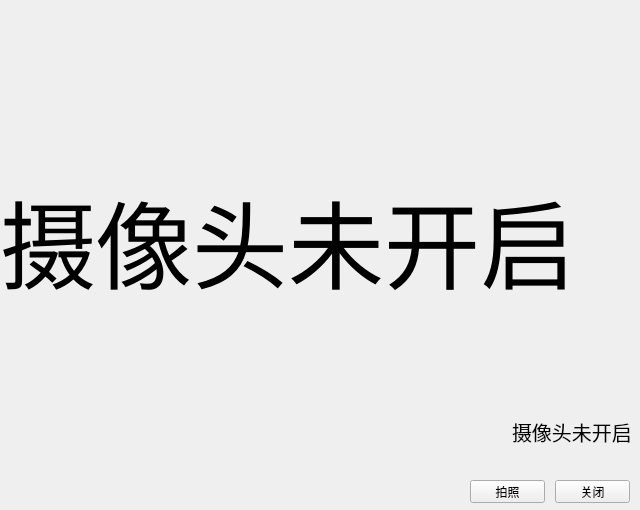
<?xml version="1.0" encoding="UTF-8"?>
<ui version="4.0">
 <class>Video</class>
 <widget class="QWidget" name="Video">
  <property name="geometry">
   <rect>
    <x>0</x>
    <y>0</y>
    <width>640</width>
    <height>510</height>
   </rect>
  </property>
  <property name="windowTitle">
   <string>Video</string>
  </property>
  <widget class="QLabel" name="PeerVideoLabel">
   <property name="geometry">
    <rect>
     <x>512</x>
     <y>384</y>
     <width>128</width>
     <height>96</height>
    </rect>
   </property>
   <property name="font">
    <font>
     <pointsize>15</pointsize>
    </font>
   </property>
   <property name="text">
    <string>摄像头未开启</string>
   </property>
  </widget>
  <widget class="QPushButton" name="TakeCameraButton">
   <property name="geometry">
    <rect>
     <x>470</x>
     <y>480</y>
     <width>75</width>
     <height>23</height>
    </rect>
   </property>
   <property name="text">
    <string>拍照</string>
   </property>
  </widget>
  <widget class="QPushButton" name="CloseCameraButton">
   <property name="geometry">
    <rect>
     <x>555</x>
     <y>480</y>
     <width>75</width>
     <height>23</height>
    </rect>
   </property>
   <property name="text">
    <string>关闭</string>
   </property>
  </widget>
  <widget class="QLabel" name="OwnVideoLabel">
   <property name="geometry">
    <rect>
     <x>0</x>
     <y>0</y>
     <width>640</width>
     <height>480</height>
    </rect>
   </property>
   <property name="font">
    <font>
     <pointsize>72</pointsize>
    </font>
   </property>
   <property name="text">
    <string>摄像头未开启</string>
   </property>
  </widget>
  <zorder>TakeCameraButton</zorder>
  <zorder>CloseCameraButton</zorder>
  <zorder>OwnVideoLabel</zorder>
  <zorder>PeerVideoLabel</zorder>
 </widget>
 <layoutdefault spacing="6" margin="11"/>
 <resources/>
 <connections/>
</ui>
